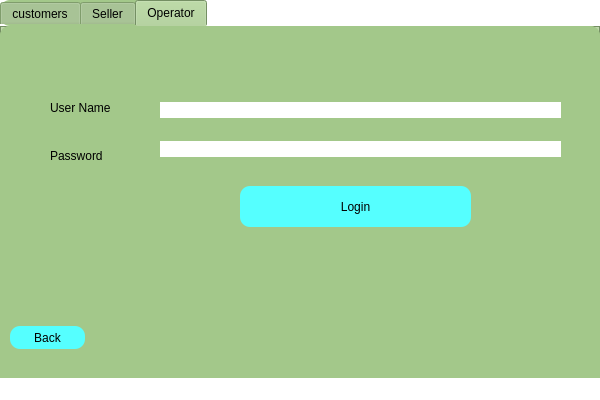
<?xml version="1.0" encoding="UTF-8"?>
<ui version="4.0">
 <class>login_page</class>
 <widget class="QMainWindow" name="login_page">
  <property name="geometry">
   <rect>
    <x>0</x>
    <y>0</y>
    <width>600</width>
    <height>400</height>
   </rect>
  </property>
  <property name="minimumSize">
   <size>
    <width>600</width>
    <height>400</height>
   </size>
  </property>
  <property name="maximumSize">
   <size>
    <width>600</width>
    <height>400</height>
   </size>
  </property>
  <property name="windowTitle">
   <string>MainWindow</string>
  </property>
  <property name="styleSheet">
   <string notr="true">background-color: rgb(0, 0, 0);
background-color: rgb(255, 255, 255);</string>
  </property>
  <widget class="QWidget" name="centralwidget">
   <widget class="QTabWidget" name="login_tab">
    <property name="geometry">
     <rect>
      <x>0</x>
      <y>0</y>
      <width>600</width>
      <height>400</height>
     </rect>
    </property>
    <property name="minimumSize">
     <size>
      <width>600</width>
      <height>400</height>
     </size>
    </property>
    <property name="maximumSize">
     <size>
      <width>600</width>
      <height>400</height>
     </size>
    </property>
    <property name="styleSheet">
     <string notr="true">font: 75 12pt &quot;Orbitron&quot;;
background-color: rgb(163, 200, 138);
border-radius:10px;
</string>
    </property>
    <property name="currentIndex">
     <number>2</number>
    </property>
    <widget class="QWidget" name="customers">
     <property name="styleSheet">
      <string notr="true">background-color: rgb(141, 200, 140);</string>
     </property>
     <attribute name="title">
      <string>customers</string>
     </attribute>
     <widget class="QWidget" name="verticalLayoutWidget">
      <property name="geometry">
       <rect>
        <x>170</x>
        <y>50</y>
        <width>391</width>
        <height>111</height>
       </rect>
      </property>
      <layout class="QVBoxLayout" name="verticalLayout">
       <item>
        <widget class="QLineEdit" name="lineedit_user_customers">
         <property name="styleSheet">
          <string notr="true">background-color: rgb(255, 255, 255);</string>
         </property>
         <property name="placeholderText">
          <string notr="true" comment="username" extracomment="username"/>
         </property>
        </widget>
       </item>
       <item>
        <widget class="QLineEdit" name="lineedit_password_customers">
         <property name="styleSheet">
          <string notr="true">background-color: rgb(255, 255, 255);</string>
         </property>
        </widget>
       </item>
      </layout>
     </widget>
     <widget class="QWidget" name="verticalLayoutWidget_2">
      <property name="geometry">
       <rect>
        <x>50</x>
        <y>50</y>
        <width>100</width>
        <height>111</height>
       </rect>
      </property>
      <layout class="QVBoxLayout" name="verticalLayout_2">
       <item>
        <widget class="QLabel" name="label_custimers_user">
         <property name="text">
          <string>User Name</string>
         </property>
        </widget>
       </item>
       <item>
        <widget class="QLabel" name="label_customers_password">
         <property name="text">
          <string>Password</string>
         </property>
        </widget>
       </item>
      </layout>
     </widget>
     <widget class="QPushButton" name="login_btn_customers">
      <property name="geometry">
       <rect>
        <x>240</x>
        <y>172</y>
        <width>261</width>
        <height>41</height>
       </rect>
      </property>
      <property name="styleSheet">
       <string notr="true">background-color: rgb(85, 255, 255);
font: 75 14pt &quot;Orbitron&quot;;</string>
      </property>
      <property name="text">
       <string>Login</string>
      </property>
     </widget>
     <widget class="QPushButton" name="back_btn_customers">
      <property name="geometry">
       <rect>
        <x>10</x>
        <y>300</y>
        <width>75</width>
        <height>23</height>
       </rect>
      </property>
      <property name="styleSheet">
       <string notr="true">background-color: rgb(85, 255, 255);</string>
      </property>
      <property name="text">
       <string>Back</string>
      </property>
     </widget>
     <widget class="QLabel" name="label_state_customers">
      <property name="geometry">
       <rect>
        <x>180</x>
        <y>20</y>
        <width>351</width>
        <height>20</height>
       </rect>
      </property>
      <property name="text">
       <string/>
      </property>
     </widget>
    </widget>
    <widget class="QWidget" name="employee">
     <property name="styleSheet">
      <string notr="true">background-color: rgb(200, 181, 182);</string>
     </property>
     <attribute name="title">
      <string>Seller</string>
     </attribute>
     <widget class="QWidget" name="verticalLayoutWidget_3">
      <property name="geometry">
       <rect>
        <x>160</x>
        <y>60</y>
        <width>381</width>
        <height>101</height>
       </rect>
      </property>
      <layout class="QVBoxLayout" name="verticalLayout_3">
       <item>
        <widget class="QLineEdit" name="lineedit_seller_username">
         <property name="styleSheet">
          <string notr="true">background-color: rgb(255, 255, 255);</string>
         </property>
        </widget>
       </item>
       <item>
        <widget class="QLineEdit" name="lineedit_seller_password">
         <property name="styleSheet">
          <string notr="true">background-color: rgb(255, 255, 255);</string>
         </property>
        </widget>
       </item>
      </layout>
     </widget>
     <widget class="QPushButton" name="login_btn_seller">
      <property name="geometry">
       <rect>
        <x>230</x>
        <y>170</y>
        <width>231</width>
        <height>41</height>
       </rect>
      </property>
      <property name="styleSheet">
       <string notr="true">background-color: rgb(85, 255, 255);</string>
      </property>
      <property name="text">
       <string>Login</string>
      </property>
     </widget>
     <widget class="QWidget" name="verticalLayoutWidget_4">
      <property name="geometry">
       <rect>
        <x>50</x>
        <y>59</y>
        <width>101</width>
        <height>101</height>
       </rect>
      </property>
      <layout class="QVBoxLayout" name="verticalLayout_4">
       <item>
        <widget class="QLabel" name="label_seller_username">
         <property name="text">
          <string>User Name</string>
         </property>
        </widget>
       </item>
       <item>
        <widget class="QLabel" name="lablel_seller_password">
         <property name="text">
          <string>Password</string>
         </property>
        </widget>
       </item>
      </layout>
     </widget>
     <widget class="QPushButton" name="Back_btn_seller">
      <property name="geometry">
       <rect>
        <x>10</x>
        <y>300</y>
        <width>75</width>
        <height>23</height>
       </rect>
      </property>
      <property name="styleSheet">
       <string notr="true">background-color: rgb(85, 255, 255);</string>
      </property>
      <property name="text">
       <string>Back</string>
      </property>
     </widget>
     <widget class="QLabel" name="label_state_seller">
      <property name="geometry">
       <rect>
        <x>160</x>
        <y>30</y>
        <width>381</width>
        <height>20</height>
       </rect>
      </property>
      <property name="text">
       <string/>
      </property>
     </widget>
    </widget>
    <widget class="QWidget" name="Management">
     <attribute name="title">
      <string>Operator</string>
     </attribute>
     <widget class="QWidget" name="verticalLayoutWidget_5">
      <property name="geometry">
       <rect>
        <x>160</x>
        <y>59</y>
        <width>401</width>
        <height>91</height>
       </rect>
      </property>
      <layout class="QVBoxLayout" name="verticalLayout_5">
       <item>
        <widget class="QLineEdit" name="lineedit_operator_username">
         <property name="styleSheet">
          <string notr="true">background-color: rgb(255, 255, 255);</string>
         </property>
        </widget>
       </item>
       <item>
        <widget class="QLineEdit" name="lineedit_operator_password">
         <property name="styleSheet">
          <string notr="true">background-color: rgb(255, 255, 255);</string>
         </property>
        </widget>
       </item>
      </layout>
     </widget>
     <widget class="QWidget" name="verticalLayoutWidget_6">
      <property name="geometry">
       <rect>
        <x>50</x>
        <y>60</y>
        <width>100</width>
        <height>91</height>
       </rect>
      </property>
      <layout class="QVBoxLayout" name="verticalLayout_6">
       <item>
        <widget class="QLabel" name="label_oparator_username">
         <property name="text">
          <string>User Name</string>
         </property>
        </widget>
       </item>
       <item>
        <widget class="QLabel" name="label_operator_password">
         <property name="text">
          <string>Password</string>
         </property>
        </widget>
       </item>
      </layout>
     </widget>
     <widget class="QPushButton" name="login_btn_operator">
      <property name="geometry">
       <rect>
        <x>240</x>
        <y>160</y>
        <width>231</width>
        <height>41</height>
       </rect>
      </property>
      <property name="styleSheet">
       <string notr="true">background-color: rgb(85, 255, 255);
border-radius:10px;</string>
      </property>
      <property name="text">
       <string>Login</string>
      </property>
     </widget>
     <widget class="QPushButton" name="Back_btn_operator">
      <property name="geometry">
       <rect>
        <x>10</x>
        <y>300</y>
        <width>75</width>
        <height>23</height>
       </rect>
      </property>
      <property name="styleSheet">
       <string notr="true">background-color: rgb(85, 255, 255);</string>
      </property>
      <property name="text">
       <string>Back</string>
      </property>
     </widget>
     <widget class="QLabel" name="label_state_operator">
      <property name="geometry">
       <rect>
        <x>160</x>
        <y>40</y>
        <width>401</width>
        <height>20</height>
       </rect>
      </property>
      <property name="text">
       <string/>
      </property>
     </widget>
    </widget>
   </widget>
  </widget>
  <widget class="QMenuBar" name="menubar">
   <property name="geometry">
    <rect>
     <x>0</x>
     <y>0</y>
     <width>600</width>
     <height>21</height>
    </rect>
   </property>
  </widget>
  <widget class="QStatusBar" name="statusbar"/>
 </widget>
 <resources/>
 <connections/>
</ui>
